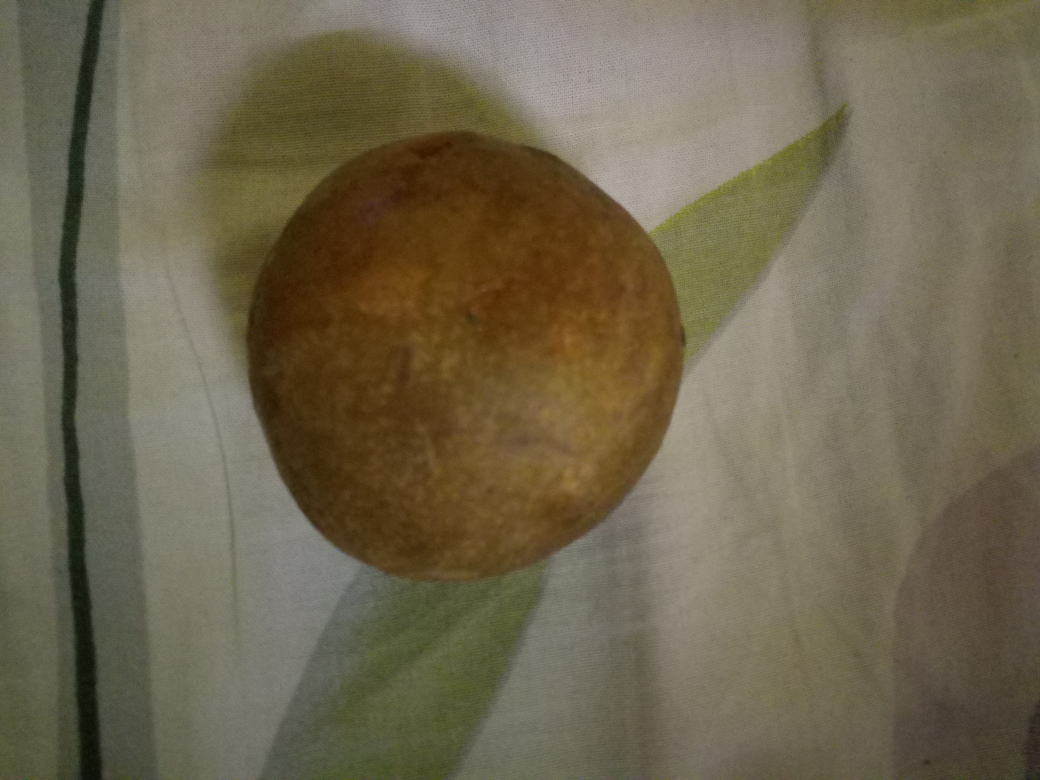
#> input picture Cheekoo's/IMG_20170315_230245.jpg, 4160 x 3120 px, given in place of the camera (shown at 1/4 size)
$ python potatodetect.py   (older library calls are emulated)
#> lines starting #> are read from the running program, lines starting #| are printed output that depends on the picture
### video.py
#!/usr/bin/env python

'''
Video capture sample.

Sample shows how VideoCapture class can be used to acquire video
frames from a camera of a movie file. Also the sample provides
an example of procedural video generation by an object, mimicking
the VideoCapture interface (see Chess class).

'create_capture' is a convinience function for capture creation,
falling back to procedural video in case of error.

Usage:
    video.py [--shotdir <shot path>] [source0] [source1] ...'

    sourceN is an
     - integer number for camera capture
     - name of video file
     - synth:<params> for procedural video

Synth examples:
    synth:bg=../data/lena.jpg:noise=0.1
    synth:class=chess:bg=../data/lena.jpg:noise=0.1:size=640x480

Keys:
    ESC    - exit
    SPACE  - save current frame to <shot path> directory

'''

# Python 2/3 compatibility
from __future__ import print_function

import numpy as np
from numpy import pi, sin, cos

import cv2

# built-in modules
from time import clock

# local modules
from tst_scene_render import TestSceneRender
import common

class VideoSynthBase(object):
    # [14 lines left out: function __init__, not called in this run]

    def render(self, dst):
        pass

    # [15 lines left out: function read, not called in this run]

    def isOpened(self):
        return True

class Book(VideoSynthBase):
    # [11 lines left out: functions __init__, read, not called in this run]

class Cube(VideoSynthBase):
    def __init__(self, **kw):
        super(Cube, self).__init__(**kw)
        self.render = TestSceneRender(cv2.imread('../data/pca_test1.jpg'), deformation = True,  speed = 1)

    # [5 lines left out: function read, not called in this run]

class Chess(VideoSynthBase):
    # [45 lines left out: functions __init__, draw_quads, render, not called in this run]


classes = dict(chess=Chess, book=Book, cube=Cube)

presets = dict(
    empty = 'synth:',
    lena = 'synth:bg=../data/lena.jpg:noise=0.1',
    chess = 'synth:class=chess:bg=../data/lena.jpg:noise=0.1:size=640x480',
    book = 'synth:class=book:bg=../data/graf1.png:noise=0.1:size=640x480',
    cube = 'synth:class=cube:bg=../data/pca_test1.jpg:noise=0.0:size=640x480'
)


def create_capture(source = 0, fallback = presets['chess']):
    '''source: <int> or '<int>|<filename>|synth [:<param_name>=<value> [:...]]'
    '''
    source = str(source).strip()
    chunks = source.split(':')
    # handle drive letter ('c:', ...)
    if len(chunks) > 1 and len(chunks[0]) == 1 and chunks[0].isalpha():
        chunks[1] = chunks[0] + ':' + chunks[1]
        del chunks[0]

    source = chunks[0]
    try: source = int(source)
    except ValueError: pass
    params = dict( s.split('=') for s in chunks[1:] )

    cap = None
    if source == 'synth':
        Class = classes.get(params.get('class', None), VideoSynthBase)
        try: cap = Class(**params)
        except: pass
    else:
        cap = cv2.VideoCapture(source)
        if 'size' in params:
            w, h = map(int, params['size'].split('x'))
            cap.set(cv2.CAP_PROP_FRAME_WIDTH, w)
            cap.set(cv2.CAP_PROP_FRAME_HEIGHT, h)
    if cap is None or not cap.isOpened():
        print('Warning: unable to open video source: ', source)
        if fallback is not None:
            return create_capture(fallback, None)
    return cap

# [30 lines that do not run on import are left out]

### common.py
#!/usr/bin/env python

'''
This module contains some common routines used by other samples.
'''

# Python 2/3 compatibility
from __future__ import print_function
import sys
PY3 = sys.version_info[0] == 3

if PY3:
    from functools import reduce

import numpy as np
import cv2

# built-in modules
import os
import itertools as it
from contextlib import contextmanager

image_extensions = ['.bmp', '.jpg', '.jpeg', '.png', '.tif', '.tiff', '.pbm', '.pgm', '.ppm']

class Bunch(object):
    def __init__(self, **kw):
        self.__dict__.update(kw)
    def __str__(self):
        return str(self.__dict__)

# [4 lines left out: function splitfn, not called in this run]

def anorm2(a):
    return (a*a).sum(-1)
def anorm(a):
    return np.sqrt( anorm2(a) )

# [44 lines left out: functions homotrans, to_rect, rect2rect_mtx, lookat, mtx2rvec, draw_str, not called in this run]

class Sketcher:
    # [8 lines left out: function __init__, not called in this run]

    def show(self):
        cv2.imshow(self.windowname, self.dests[0])

    # [13 lines left out: function on_mouse, not called in this run]


# palette data from matplotlib/_cm.py
_jet_data =   {'red':   ((0., 0, 0), (0.35, 0, 0), (0.66, 1, 1), (0.89,1, 1),
                         (1, 0.5, 0.5)),
               'green': ((0., 0, 0), (0.125,0, 0), (0.375,1, 1), (0.64,1, 1),
                         (0.91,0,0), (1, 0, 0)),
               'blue':  ((0., 0.5, 0.5), (0.11, 1, 1), (0.34, 1, 1), (0.65,0, 0),
                         (1, 0, 0))}

cmap_data = { 'jet' : _jet_data }

# [14 lines left out: function make_cmap, not called in this run]

def nothing(*arg, **kw):
    pass

def clock():
    return cv2.getTickCount() / cv2.getTickFrequency()

# [8 lines left out: function Timer, not called in this run]

class StatValue:
    def __init__(self, smooth_coef = 0.5):
        self.value = None
        self.smooth_coef = smooth_coef
    # [6 lines left out: function update, not called in this run]

class RectSelector:
    # [31 lines left out: functions __init__, onmouse, draw, not called in this run]
    @property
    def dragging(self):
        return self.drag_rect is not None


# [24 lines left out: functions grouper, mosaic, not called in this run]

def getsize(img):
    h, w = img.shape[:2]
    return w, h

def mdot(*args):
    return reduce(np.dot, args)

# [4 lines left out: function draw_keypoints, not called in this run]

### potatodetect.py
#!/usr/bin/env python

'''
potato detection from live web-camera using haar cascades

'''

# Python 2/3 compatibility
from __future__ import print_function

import numpy as np
import cv2

# local modules
from video import create_capture
from common import clock, draw_str


def detect(img, cascade):
    rects = cascade.detectMultiScale(img, scaleFactor=1.3, minNeighbors=4, minSize=(30, 30),flags=cv2.CASCADE_SCALE_IMAGE)
    if len(rects) == 0:
        return []
    rects[:,2:] += rects[:,:2]
    return rects

def draw_rects(img, rects, color):
    for x1, y1, x2, y2 in rects:
        cv2.rectangle(img, (x1, y1), (x2, y2), color, 2)

if __name__ == '__main__':
    # import sys, getopt
    print("Use escape key to exit !!!\nAll code based on openCV samples")
    video_src=0;
    cascade_fn = "classifiers/potato_classifier.xml"
    cascade = cv2.CascadeClassifier(cascade_fn)

    cam = create_capture(video_src)

    while True:
        ret, img = cam.read()
#> img is the input picture: shape (3120, 4160, 3); mean B, G, R 78.8, 101.6, 110.7
        gray = cv2.cvtColor(img, cv2.COLOR_BGR2GRAY)
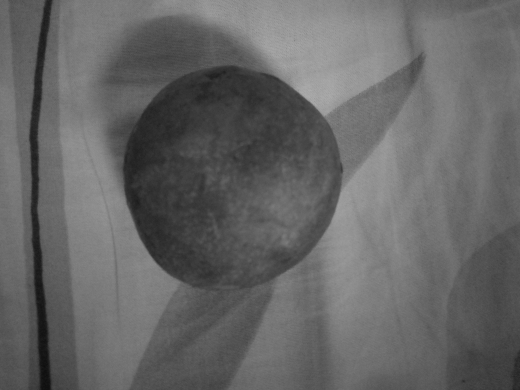
#> gray: shape (3120, 4160) (shown at 1/8 size); min 7, max 184, mean 101.7
        gray = cv2.equalizeHist(gray)
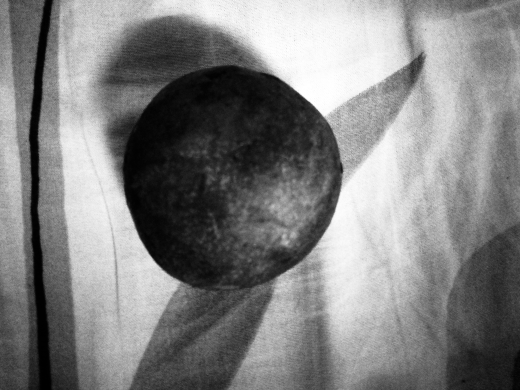
#> gray: shape (3120, 4160) (shown at 1/8 size); min 0, max 255, mean 128.8
        t = clock()
        rects = detect(gray, cascade)
#> in detect, `rects = cascade.detectMultiScale(img, scaleFactor=1.3, minNeighbors=4,..`: rects = 240 rows, first 6: [728, 17, 85, 43], [2953, 36, 90, 45], [213, 55, 80, 40], [2821, 63, 80, 40], [664, 110, 80, 40], [3663, 105, 80, 40]
#> rects = 240 rows, first 6: [728, 17, 813, 60], [2953, 36, 3043, 81], [213, 55, 293, 95], [2821, 63, 2901, 103], [664, 110, 744, 150], [3663, 105, 3743, 145]
        vis = img.copy()
        draw_rects(vis, rects, (0, 255, 0))
#> the loop in draw_rects, `for x1, y1, x2, y2 in rects:` made 240 passes
#> after the loop in draw_rects, `for x1, y1, x2, y2 in rects:`:
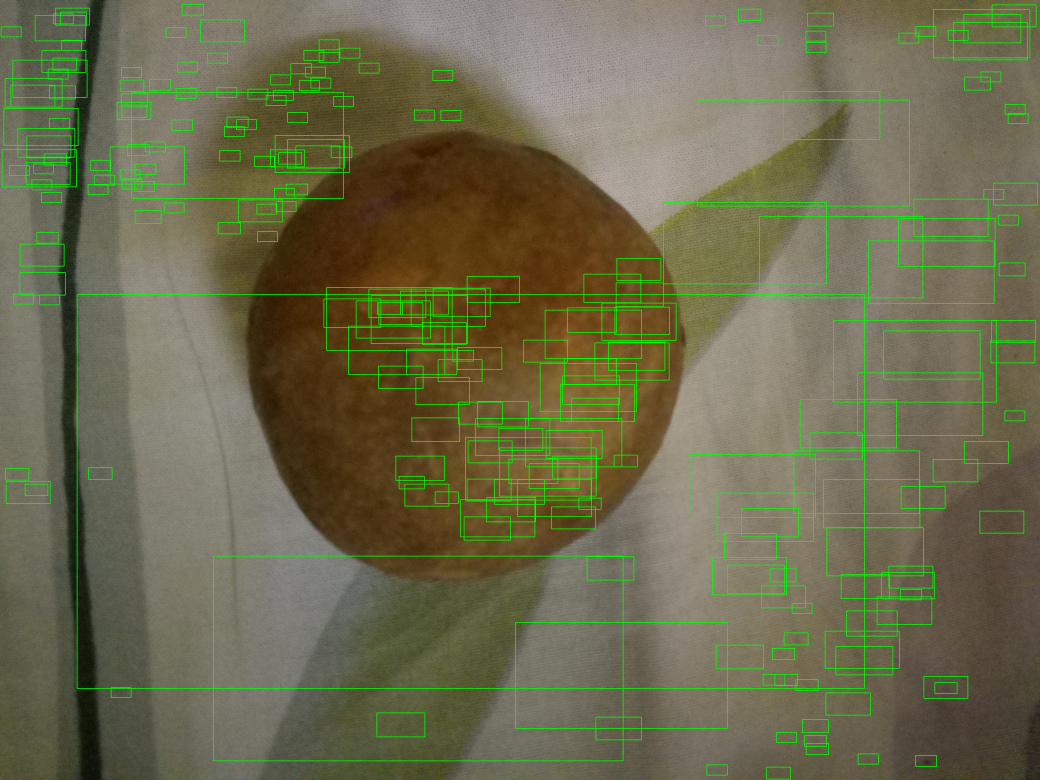
#> img: shape (3120, 4160, 3) (shown at 1/4 size); mean B, G, R 76.6, 106.6, 107.2
        dt = clock() - t
#> dt = 6.36
        cv2.imshow('Potato detect', vis)
        if cv2.waitKey(5) == 27:
#> (key Esc is pressed here)
            break
    cv2.destroyAllWindows()

$ run again, on Cheekoo's/IMG_20170315_230315.jpg
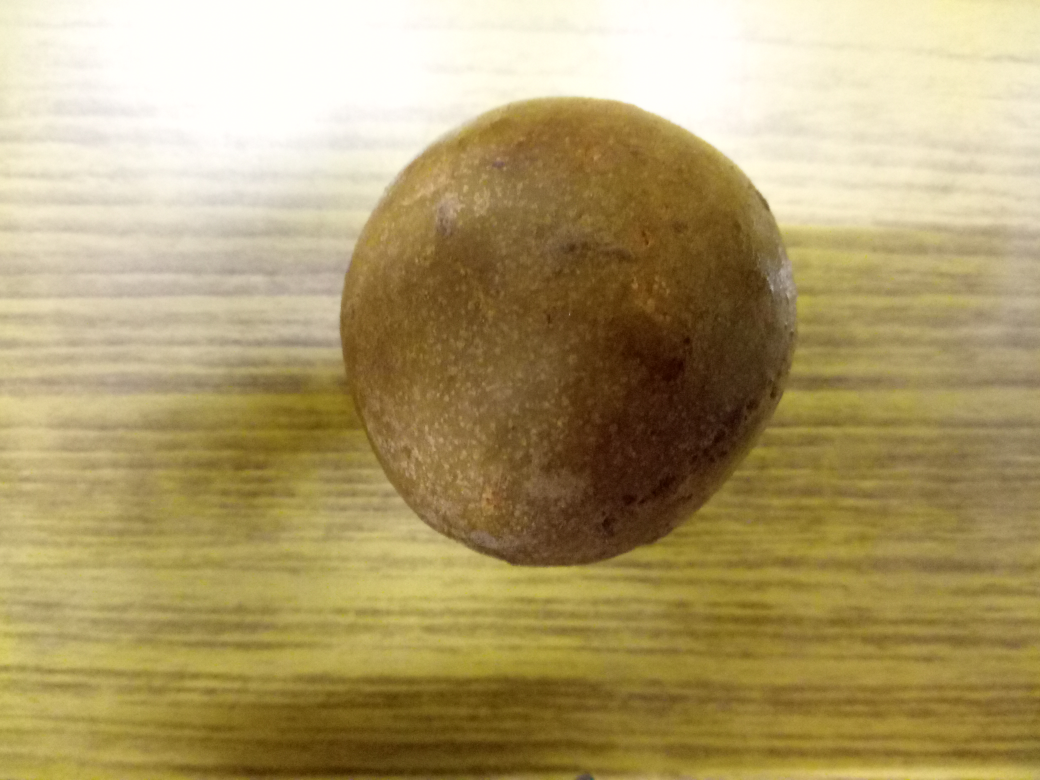
#> input picture Cheekoo's/IMG_20170315_230315.jpg, 4160 x 3120 px, given in place of the camera (shown at 1/4 size)
#> img is the input picture: shape (3120, 4160, 3); mean B, G, R 108, 156.2, 174.2
#> `gray = cv2.equalizeHist(gray)`:
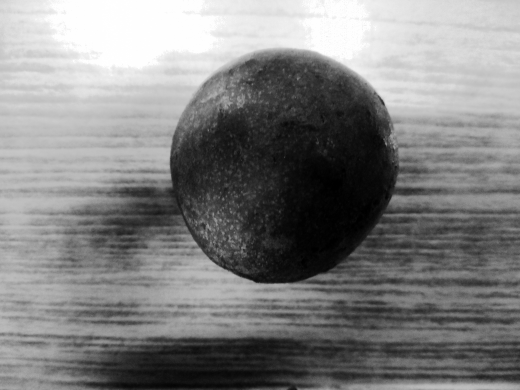
#> gray: shape (3120, 4160) (shown at 1/8 size); min 0, max 255, mean 128.5
#> in detect, `rects = cascade.detectMultiScale(img, scaleFactor=1.3, minNeighbors=4,..`: rects = 388 rows, first 6: [2071, 508, 91, 45], [2491, 585, 94, 47], [1670, 854, 91, 46], [1771, 875, 87, 43], [1652, 914, 92, 46], [1561, 985, 88, 44]
#> `rects = detect(gray, cascade)`: rects = 388 rows, first 6: [2071, 508, 2162, 553], [2491, 585, 2585, 632], [1670, 854, 1761, 900], [1771, 875, 1858, 918], [1652, 914, 1744, 960], [1561, 985, 1649, 1029]
#> the loop in draw_rects, `for x1, y1, x2, y2 in rects:` made 388 passes
#> after the loop in draw_rects, `for x1, y1, x2, y2 in rects:`:
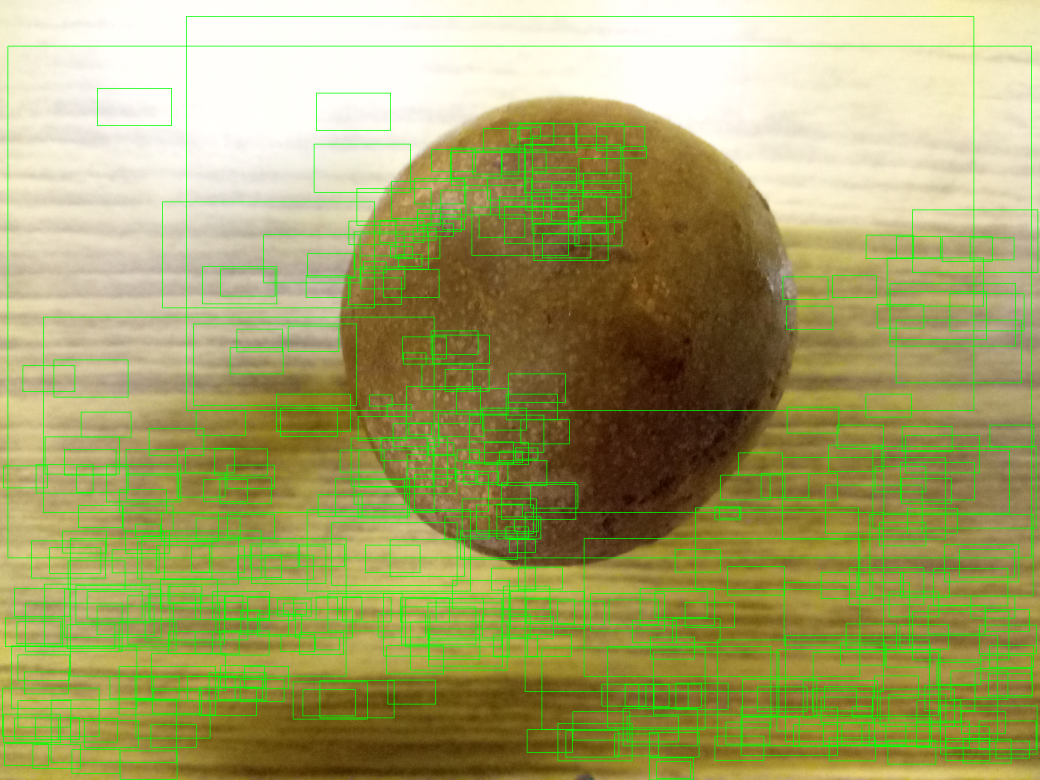
#> img: shape (3120, 4160, 3) (shown at 1/4 size); mean B, G, R 102.6, 163.8, 163.3
#> dt = 5.31

$ run again, on Cheekoo's/IMG_20170315_230323.jpg
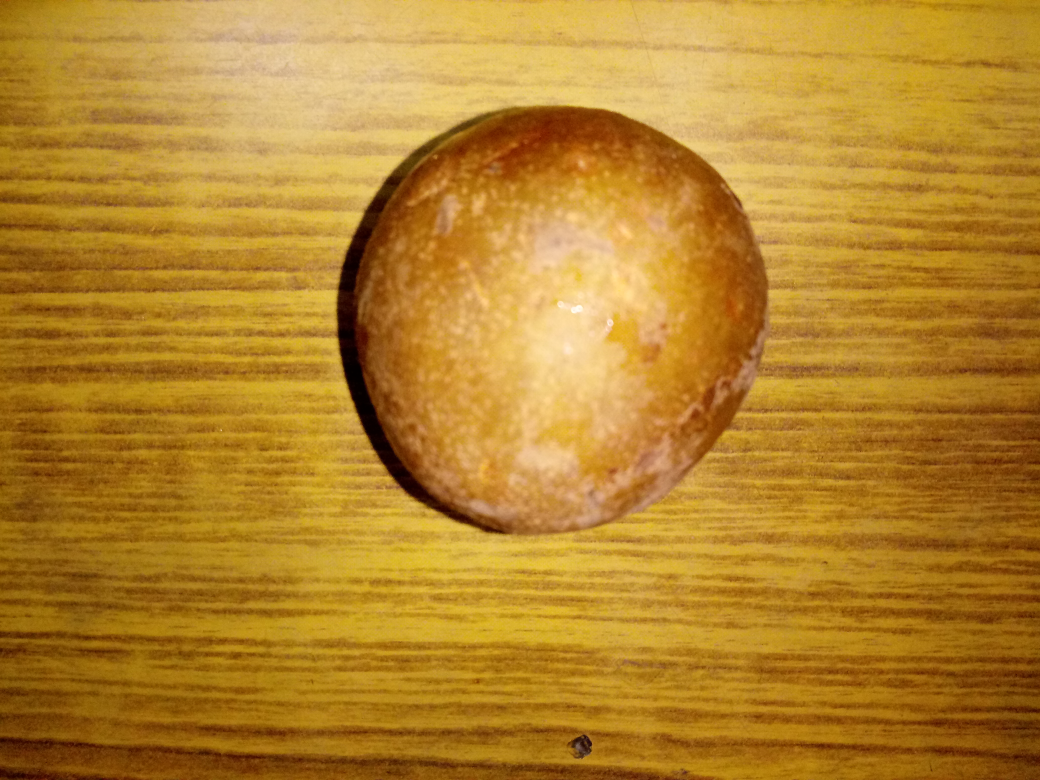
#> input picture Cheekoo's/IMG_20170315_230323.jpg, 4160 x 3120 px, given in place of the camera (shown at 1/4 size)
#> img is the input picture: shape (3120, 4160, 3); mean B, G, R 43.9, 132.1, 180.6
#> `gray = cv2.equalizeHist(gray)`:
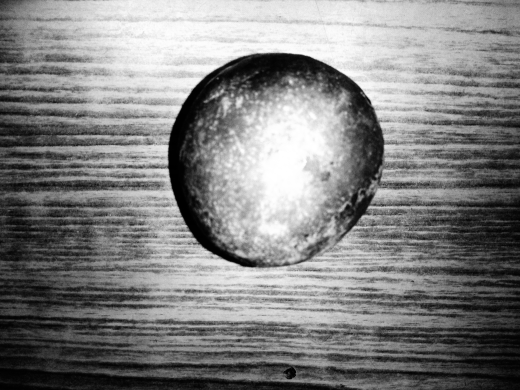
#> gray: shape (3120, 4160) (shown at 1/8 size); min 0, max 255, mean 128.4
#> in detect, `rects = cascade.detectMultiScale(img, scaleFactor=1.3, minNeighbors=4,..`: rects = 1097 rows, first 6: [3729, 88, 80, 40], [3569, 104, 93, 46], [2188, 106, 91, 46], [264, 128, 83, 41], [2231, 142, 95, 47], [2699, 165, 89, 44]
#> `rects = detect(gray, cascade)`: rects = 1097 rows, first 6: [3729, 88, 3809, 128], [3569, 104, 3662, 150], [2188, 106, 2279, 152], [264, 128, 347, 169], [2231, 142, 2326, 189], [2699, 165, 2788, 209]
#> the loop in draw_rects, `for x1, y1, x2, y2 in rects:` made 1097 passes
#> after the loop in draw_rects, `for x1, y1, x2, y2 in rects:`:
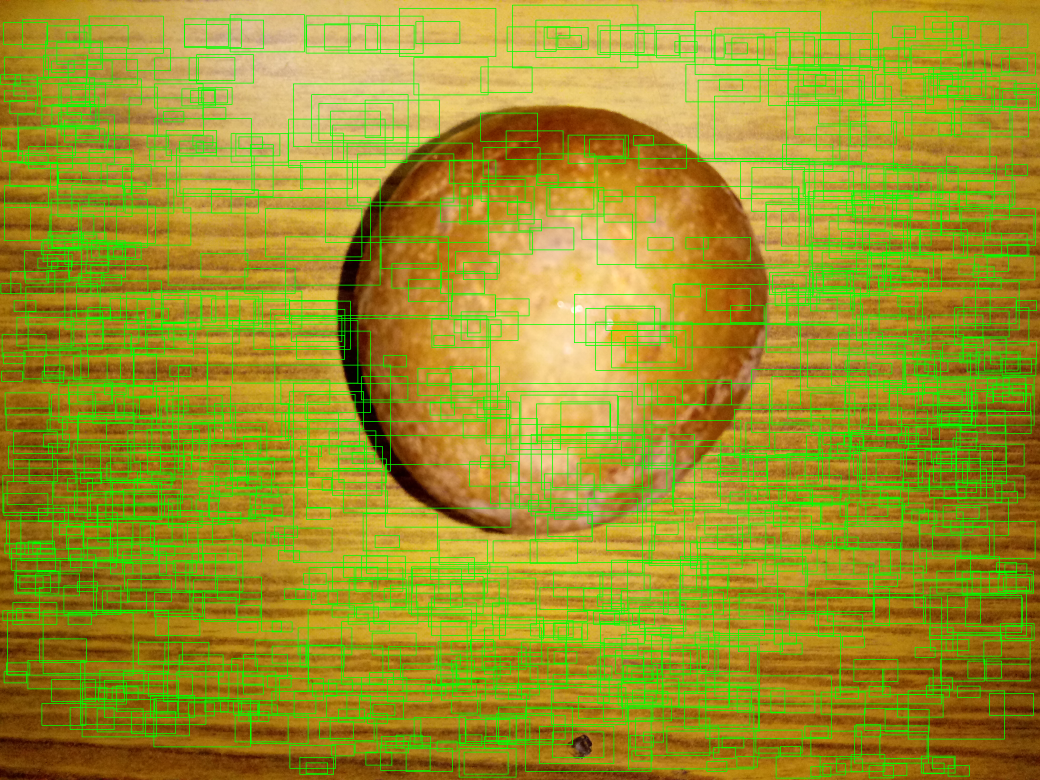
#> img: shape (3120, 4160, 3) (shown at 1/4 size); mean B, G, R 38.4, 148.9, 155.9
#> dt = 16.28
